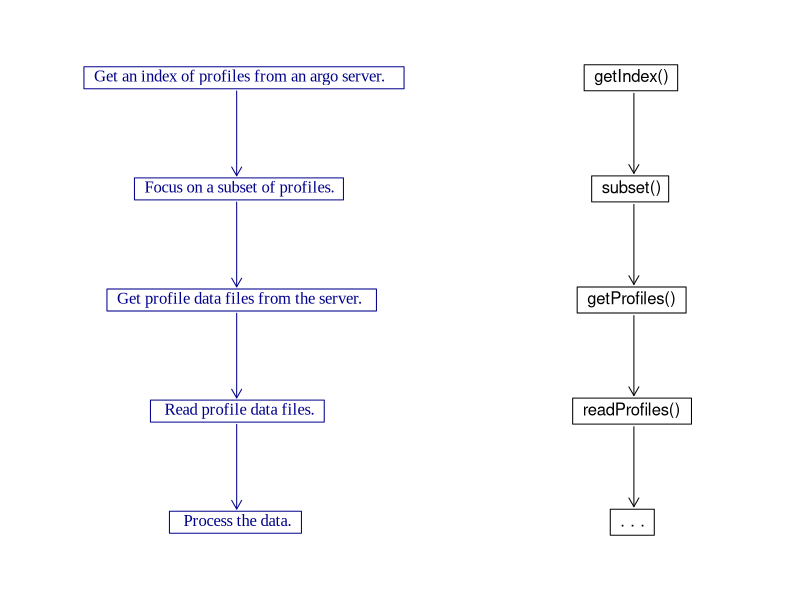

Write the R code that produced this figure.
if (!interactive()) png("flowchart.png", unit="in", width=5, height=2.8, pointsize=10, res=120)

colText <- "darkblue"
colCode <- "black"
library(graphics)
textInBox <- function(x, y, text, cex=1, pos=4, center=TRUE, family="Times New Roman", col="black", tweakx=0)
{
    w <- graphics::strwidth(text, family=family)
    h <- graphics::strheight(text, family=family)
    if (center)
        x <- x - w/2
    text(x+tweakx, y, text, cex=cex, pos=pos, family=family, col=col)
    rect(x+tweakx, y-h, x+tweakx+1.1*w, y+h, border=col)
    invisible(list(w=w, h=h))
}
omar <- par("mar")
par(mar=c(0,1,0,0))
plot(c(0, 1), c(0, 1), type="n", xlab="", ylab="", axes=FALSE)
x0 <- 0.25
y0 <- 0.9
dy <- 0.2
wh <- textInBox(x0, y0, "Get an index of profiles from an argo server.", col=colText)
h <- wh$h * 1.2
xarrow <- x0 + 0.01 # not sure why we need to move it
arrows(xarrow, y0-h, xarrow, y0-dy+h, length=0.1, col=colText)
y0 <- y0 - dy
textInBox(x0, y0, "Focus on a subset of profiles.", col=colText)
arrows(xarrow, y0-h, xarrow, y0-dy+h, length=0.1, col=colText)
y0 <- y0 - dy
textInBox(x0, y0, "Get profile data files from the server.", col=colText)
arrows(xarrow, y0-h, xarrow, y0-dy+h, length=0.1, col=colText)
y0 <- y0 - dy
textInBox(x0, y0, " Read profile data files. ", col=colText)
arrows(xarrow, y0-h, xarrow, y0-dy+h, length=0.1, col=colText)
y0 <- y0 - dy
textInBox(x0, y0, " Process the data.  ", col=colText)
x0 <- 0.8
y0 <- 0.9
wh <- textInBox(x0, y0, "getIndex()  ", family="sans", col=colCode)
h <- wh$h * 1.2
xarrow <- x0 + 0.01 # not sure why we need to move it
arrows(xarrow, y0-h, xarrow, y0-dy+h, length=0.1)
y0 <- y0 - dy
textInBox(x0, y0, "subset()  ", family="sans", col=colCode)
arrows(xarrow, y0-h, xarrow, y0-dy+h, length=0.1)
y0 <- y0 - dy
textInBox(x0, y0, "getProfiles()  ", family="sans", col=colCode)
arrows(xarrow, y0-h, xarrow, y0-dy+h, length=0.1)
y0 <- y0 - dy
textInBox(x0, y0, "readProfiles()  ", family="sans", col=colCode)
arrows(xarrow, y0-h, xarrow, y0-dy+h, length=0.1)
y0 <- y0 - dy
textInBox(x0, y0, ". . .   ", family="sans", col=colCode, tweakx=0.005)
par(mar=omar)
if (!interactive()) dev.off()